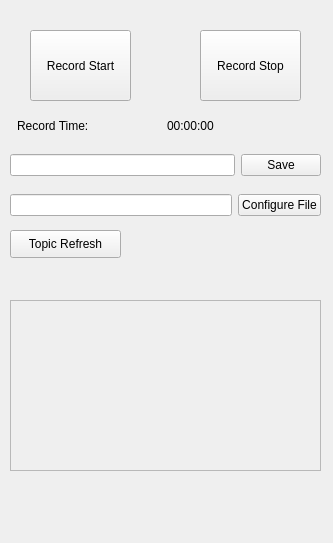
<?xml version="1.0" encoding="UTF-8"?>
<ui version="4.0">
 <class>Autoware_Rosbag_Plugin</class>
 <widget class="QWidget" name="Autoware_Rosbag_Plugin">
  <property name="geometry">
   <rect>
    <x>0</x>
    <y>0</y>
    <width>333</width>
    <height>543</height>
   </rect>
  </property>
  <property name="minimumSize">
   <size>
    <width>333</width>
    <height>454</height>
   </size>
  </property>
  <property name="windowTitle">
   <string>Form</string>
  </property>
  <widget class="QPushButton" name="button_record_start">
   <property name="geometry">
    <rect>
     <x>30</x>
     <y>30</y>
     <width>101</width>
     <height>71</height>
    </rect>
   </property>
   <property name="text">
    <string>Record Start</string>
   </property>
  </widget>
  <widget class="QPushButton" name="button_record_stop">
   <property name="geometry">
    <rect>
     <x>200</x>
     <y>30</y>
     <width>101</width>
     <height>71</height>
    </rect>
   </property>
   <property name="text">
    <string>Record Stop</string>
   </property>
  </widget>
  <widget class="QLabel" name="label_text_recTime">
   <property name="geometry">
    <rect>
     <x>17</x>
     <y>110</y>
     <width>111</width>
     <height>31</height>
    </rect>
   </property>
   <property name="text">
    <string>Record Time:</string>
   </property>
  </widget>
  <widget class="QLabel" name="label_recTime">
   <property name="enabled">
    <bool>true</bool>
   </property>
   <property name="geometry">
    <rect>
     <x>167</x>
     <y>110</y>
     <width>111</width>
     <height>31</height>
    </rect>
   </property>
   <property name="text">
    <string>00:00:00</string>
   </property>
  </widget>
  <widget class="QWidget" name="layoutWidget">
   <property name="geometry">
    <rect>
     <x>10</x>
     <y>150</y>
     <width>311</width>
     <height>30</height>
    </rect>
   </property>
   <layout class="QGridLayout" name="gridLayout">
    <item row="0" column="0">
     <widget class="QLineEdit" name="edit_record_filename"/>
    </item>
    <item row="0" column="1">
     <widget class="QPushButton" name="button_record_save">
      <property name="text">
       <string>Save</string>
      </property>
     </widget>
    </item>
   </layout>
  </widget>
  <widget class="QPushButton" name="botton_topic_refresh">
   <property name="geometry">
    <rect>
     <x>10</x>
     <y>230</y>
     <width>111</width>
     <height>28</height>
    </rect>
   </property>
   <property name="text">
    <string>Topic Refresh</string>
   </property>
  </widget>
  <widget class="QScrollArea" name="scrollArea">
   <property name="geometry">
    <rect>
     <x>10</x>
     <y>300</y>
     <width>311</width>
     <height>171</height>
    </rect>
   </property>
   <property name="widgetResizable">
    <bool>true</bool>
   </property>
   <widget class="QWidget" name="scrollAreaWidgetContents">
    <property name="geometry">
     <rect>
      <x>0</x>
      <y>0</y>
      <width>309</width>
      <height>169</height>
     </rect>
    </property>
   </widget>
  </widget>
  <widget class="QWidget" name="layoutWidget">
   <property name="geometry">
    <rect>
     <x>10</x>
     <y>190</y>
     <width>311</width>
     <height>30</height>
    </rect>
   </property>
   <layout class="QGridLayout" name="gridLayout_2">
    <item row="0" column="0">
     <widget class="QLineEdit" name="edit_record_configure"/>
    </item>
    <item row="0" column="1">
     <widget class="QPushButton" name="button_record_configure">
      <property name="text">
       <string>Configure File</string>
      </property>
     </widget>
    </item>
   </layout>
  </widget>
 </widget>
 <resources/>
 <connections/>
</ui>
